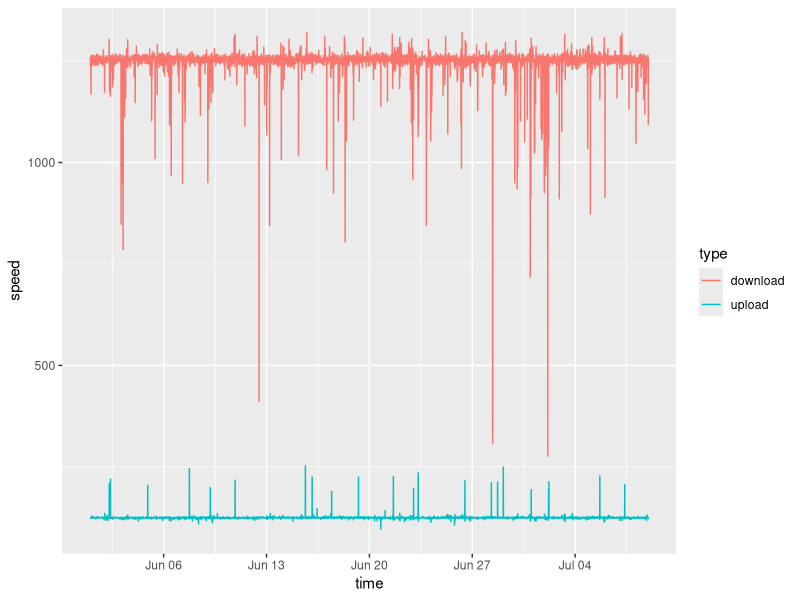
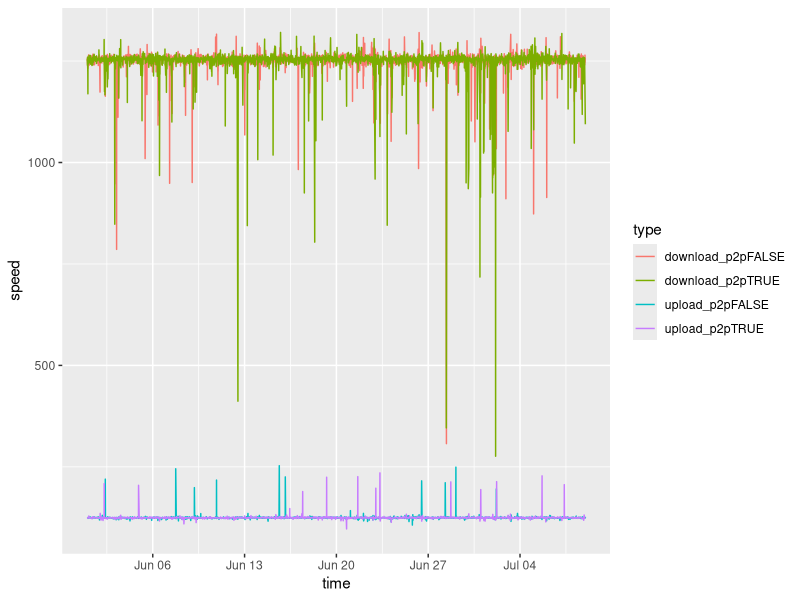
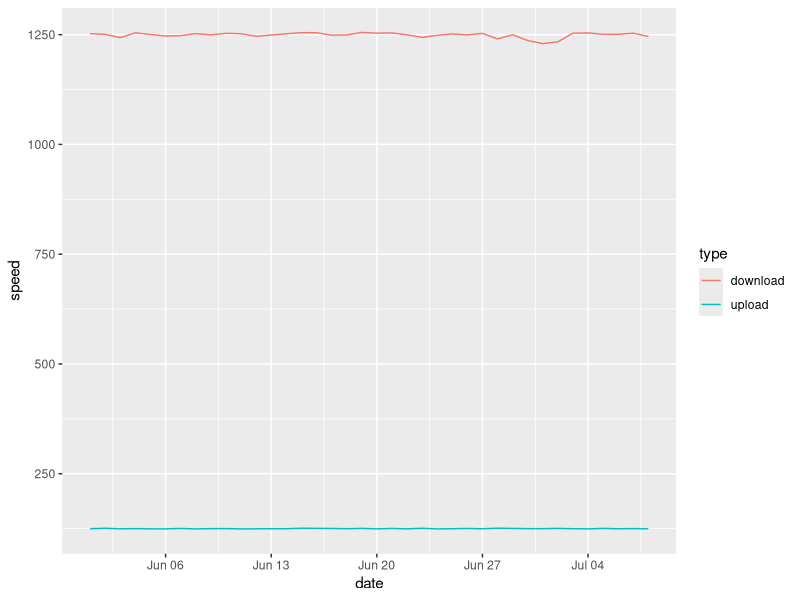
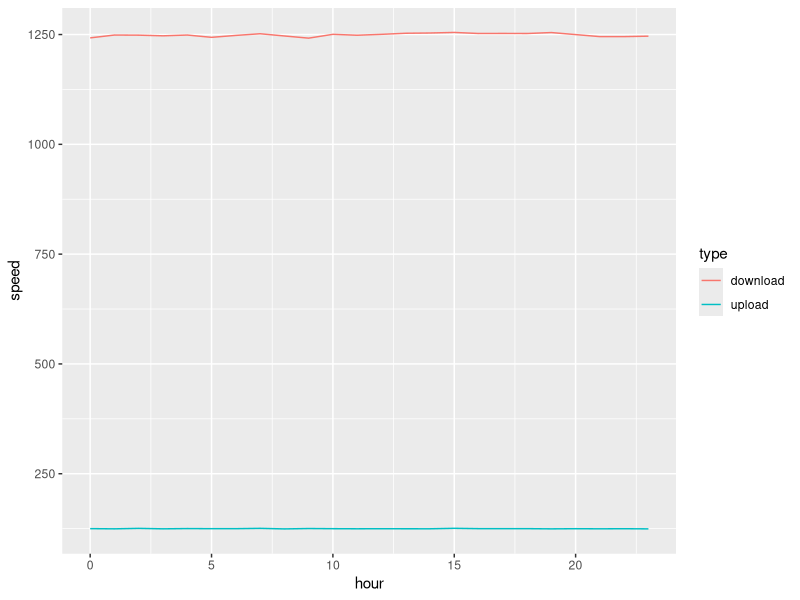
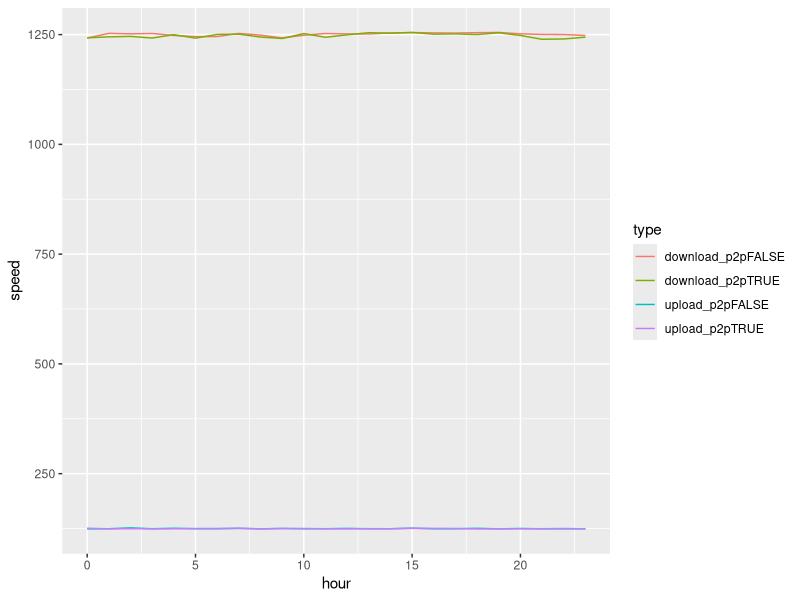
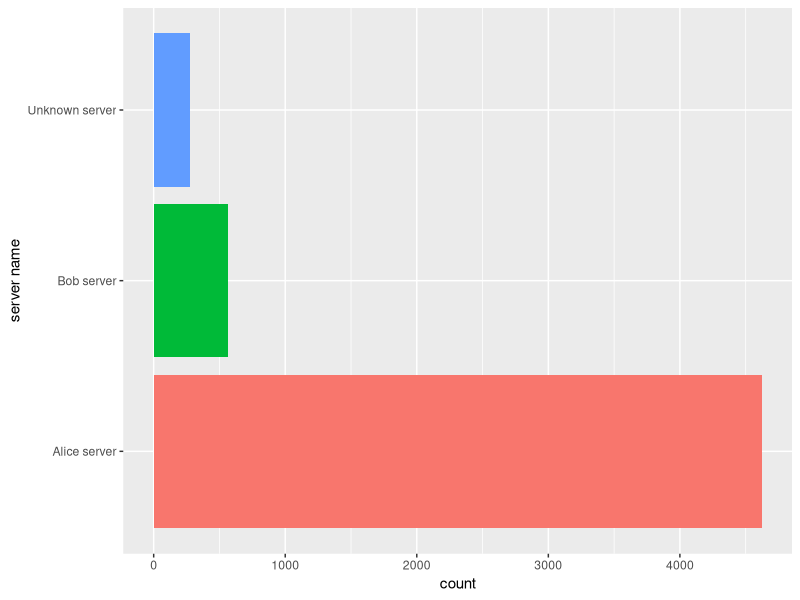
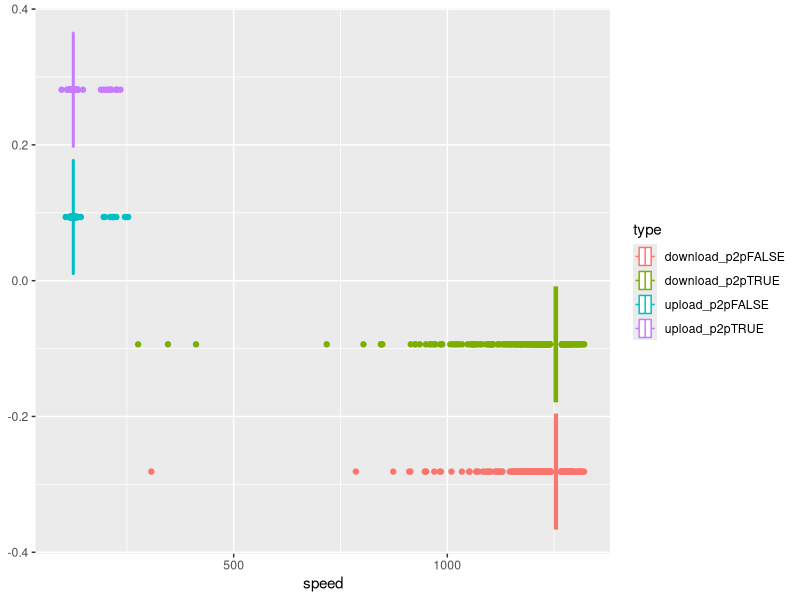

Source code (R) for these figures, in order:
library(tidyverse)
library(ggplot2)
library(lubridate)

data <- read_csv("speedtest_dummy.csv")

# Compares uploads and downloads along time
data %>%
  mutate(download=download/1024, upload=upload/1024) %>%
  gather(key="type", value="speed", c('download', 'upload')) %>%
  ggplot(aes(time, speed, color=type)) + geom_line()

# Separate by p2p status
data %>%
  mutate(download=download/1024, upload=upload/1024) %>%
  gather(key="type", value="speed", c('download', 'upload')) %>%
  mutate(type=str_c(type, p2p, sep="_p2p")) %>%
  ggplot(aes(time, speed, color=type)) + geom_line()

# Daily means
data %>%
  mutate(date=as.Date(time), download=download/1024, upload=upload/1024) %>%
  gather(key="type", value="speed", c('download', 'upload')) %>%
  group_by(date, type) %>%
  summarise(date, type, speed=mean(speed)) %>%
  distinct() %>%
  ggplot(aes(date, speed, color=type)) + geom_line()

# Hourly means
data %>%
  mutate(hour=hour(time), download=download/1024, upload=upload/1024) %>%
  gather(key="type", value="speed", c('download', 'upload')) %>%
  group_by(hour, type) %>%
  summarise(hour, speed=mean(speed)) %>%
  distinct() %>%
  ggplot(aes(hour, speed, color=type)) + geom_line()

# Hourly means with p2p status
data %>%
  mutate(hour=hour(time), download=download/1024, upload=upload/1024) %>%
  gather(key="type", value="speed", c('download', 'upload')) %>%
  mutate(type=str_c(type, p2p, sep="_p2p")) %>%
  group_by(hour, type) %>%
  summarise(hour, type, speed=mean(speed)) %>%
  ggplot(aes(hour,speed, color=type)) + geom_line()

# Server count
ggplot(data, aes(`server name`, fill=`server name`)) + geom_bar() +
                  coord_flip() + theme(legend.position="none")

# Boxplot
data %>%
  mutate(download=download/1024, upload=upload/1024) %>%
  gather(key="type", value="speed", c('download', 'upload')) %>%
  mutate(type=str_c(type, p2p, sep="_p2p")) %>%
  ggplot(aes(speed, color=type)) + geom_boxplot(orientation="y")
